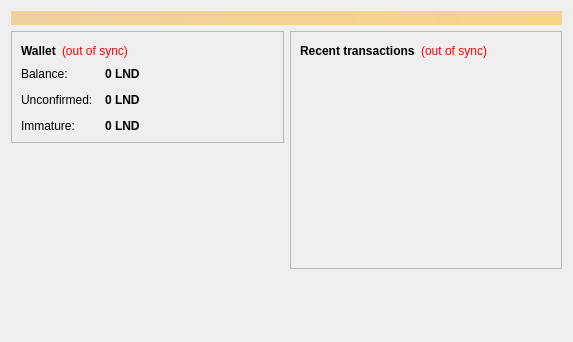
<?xml version="1.0" encoding="UTF-8"?>
<ui version="4.0">
 <class>OverviewPage</class>
 <widget class="QWidget" name="OverviewPage">
  <property name="geometry">
   <rect>
    <x>0</x>
    <y>0</y>
    <width>573</width>
    <height>342</height>
   </rect>
  </property>
  <property name="windowTitle">
   <string>Form</string>
  </property>
  <layout class="QVBoxLayout" name="topLayout">
   <item>
    <widget class="QLabel" name="labelAlerts">
     <property name="visible">
      <bool>false</bool>
     </property>
     <property name="styleSheet">
      <string notr="true">background-color: qlineargradient(x1: 0, y1: 0, x2: 1, y2: 0, stop:0 #F0D0A0, stop:1 #F8D488); color:#000000;</string>
     </property>
     <property name="wordWrap">
      <bool>true</bool>
     </property>
     <property name="margin">
      <number>3</number>
     </property>
    </widget>
   </item>
   <item>
    <layout class="QHBoxLayout" name="horizontalLayout" stretch="1,1">
     <item>
      <layout class="QVBoxLayout" name="verticalLayout_2">
       <item>
        <widget class="QFrame" name="frame">
         <property name="frameShape">
          <enum>QFrame::StyledPanel</enum>
         </property>
         <property name="frameShadow">
          <enum>QFrame::Raised</enum>
         </property>
         <layout class="QVBoxLayout" name="verticalLayout_4">
          <item>
           <layout class="QHBoxLayout" name="horizontalLayout_4">
            <item>
             <widget class="QLabel" name="label_5">
              <property name="font">
               <font>
                <weight>75</weight>
                <bold>true</bold>
               </font>
              </property>
              <property name="text">
               <string>Wallet</string>
              </property>
             </widget>
            </item>
            <item>
             <widget class="QLabel" name="labelWalletStatus">
              <property name="toolTip">
               <string>The displayed information may be out of date. Your wallet automatically synchronizes with the Landcoin network after a connection is established, but this process has not completed yet.</string>
              </property>
              <property name="styleSheet">
               <string notr="true">QLabel { color: red; }</string>
              </property>
              <property name="text">
               <string notr="true">(out of sync)</string>
              </property>
              <property name="alignment">
               <set>Qt::AlignLeading|Qt::AlignLeft|Qt::AlignVCenter</set>
              </property>
             </widget>
            </item>
            <item>
             <spacer name="horizontalSpacer_2">
              <property name="orientation">
               <enum>Qt::Horizontal</enum>
              </property>
              <property name="sizeHint" stdset="0">
               <size>
                <width>40</width>
                <height>20</height>
               </size>
              </property>
             </spacer>
            </item>
           </layout>
          </item>
          <item>
           <layout class="QFormLayout" name="formLayout_2">
            <property name="fieldGrowthPolicy">
             <enum>QFormLayout::AllNonFixedFieldsGrow</enum>
            </property>
            <property name="horizontalSpacing">
             <number>12</number>
            </property>
            <property name="verticalSpacing">
             <number>12</number>
            </property>
            <item row="0" column="0">
             <widget class="QLabel" name="label">
              <property name="text">
               <string>Balance:</string>
              </property>
             </widget>
            </item>
            <item row="0" column="1">
             <widget class="QLabel" name="labelBalance">
              <property name="font">
               <font>
                <weight>75</weight>
                <bold>true</bold>
               </font>
              </property>
              <property name="cursor">
               <cursorShape>IBeamCursor</cursorShape>
              </property>
              <property name="toolTip">
               <string>Your current balance</string>
              </property>
              <property name="text">
               <string notr="true">0 LND</string>
              </property>
              <property name="textInteractionFlags">
               <set>Qt::LinksAccessibleByMouse|Qt::TextSelectableByKeyboard|Qt::TextSelectableByMouse</set>
              </property>
             </widget>
            </item>
            <item row="1" column="0">
             <widget class="QLabel" name="label_3">
              <property name="text">
               <string>Unconfirmed:</string>
              </property>
             </widget>
            </item>
            <item row="1" column="1">
             <widget class="QLabel" name="labelUnconfirmed">
              <property name="font">
               <font>
                <weight>75</weight>
                <bold>true</bold>
               </font>
              </property>
              <property name="cursor">
               <cursorShape>IBeamCursor</cursorShape>
              </property>
              <property name="toolTip">
               <string>Total of transactions that have yet to be confirmed, and do not yet count toward the current balance</string>
              </property>
              <property name="text">
               <string notr="true">0 LND</string>
              </property>
              <property name="textInteractionFlags">
               <set>Qt::LinksAccessibleByMouse|Qt::TextSelectableByKeyboard|Qt::TextSelectableByMouse</set>
              </property>
             </widget>
            </item>
            <item row="2" column="0">
             <widget class="QLabel" name="labelImmatureText">
              <property name="text">
               <string>Immature:</string>
              </property>
             </widget>
            </item>
            <item row="2" column="1">
             <widget class="QLabel" name="labelImmature">
              <property name="font">
               <font>
                <weight>75</weight>
                <bold>true</bold>
               </font>
              </property>
              <property name="toolTip">
               <string>Mined balance that has not yet matured</string>
              </property>
              <property name="text">
               <string notr="true">0 LND</string>
              </property>
              <property name="textInteractionFlags">
               <set>Qt::LinksAccessibleByMouse|Qt::TextSelectableByKeyboard|Qt::TextSelectableByMouse</set>
              </property>
             </widget>
            </item>
           </layout>
          </item>
         </layout>
        </widget>
       </item>
       <item>
        <spacer name="verticalSpacer">
         <property name="orientation">
          <enum>Qt::Vertical</enum>
         </property>
         <property name="sizeHint" stdset="0">
          <size>
           <width>20</width>
           <height>40</height>
          </size>
         </property>
        </spacer>
       </item>
      </layout>
     </item>
     <item>
      <layout class="QVBoxLayout" name="verticalLayout_3">
       <item>
        <widget class="QFrame" name="frame_2">
         <property name="frameShape">
          <enum>QFrame::StyledPanel</enum>
         </property>
         <property name="frameShadow">
          <enum>QFrame::Raised</enum>
         </property>
         <layout class="QVBoxLayout" name="verticalLayout">
          <item>
           <layout class="QHBoxLayout" name="horizontalLayout_2">
            <item>
             <widget class="QLabel" name="label_4">
              <property name="text">
               <string>&lt;b&gt;Recent transactions&lt;/b&gt;</string>
              </property>
             </widget>
            </item>
            <item>
             <widget class="QLabel" name="labelTransactionsStatus">
              <property name="toolTip">
               <string>The displayed information may be out of date. Your wallet automatically synchronizes with the Landcoin network after a connection is established, but this process has not completed yet.</string>
              </property>
              <property name="styleSheet">
               <string notr="true">QLabel { color: red; }</string>
              </property>
              <property name="text">
               <string notr="true">(out of sync)</string>
              </property>
              <property name="alignment">
               <set>Qt::AlignRight|Qt::AlignTrailing|Qt::AlignVCenter</set>
              </property>
             </widget>
            </item>
            <item>
             <spacer name="horizontalSpacer">
              <property name="orientation">
               <enum>Qt::Horizontal</enum>
              </property>
              <property name="sizeHint" stdset="0">
               <size>
                <width>40</width>
                <height>20</height>
               </size>
              </property>
             </spacer>
            </item>
           </layout>
          </item>
          <item>
           <widget class="QListView" name="listTransactions">
            <property name="styleSheet">
             <string notr="true">QListView { background: transparent; }</string>
            </property>
            <property name="frameShape">
             <enum>QFrame::NoFrame</enum>
            </property>
            <property name="verticalScrollBarPolicy">
             <enum>Qt::ScrollBarAlwaysOff</enum>
            </property>
            <property name="horizontalScrollBarPolicy">
             <enum>Qt::ScrollBarAlwaysOff</enum>
            </property>
            <property name="selectionMode">
             <enum>QAbstractItemView::NoSelection</enum>
            </property>
           </widget>
          </item>
         </layout>
        </widget>
       </item>
       <item>
        <spacer name="verticalSpacer_2">
         <property name="orientation">
          <enum>Qt::Vertical</enum>
         </property>
         <property name="sizeHint" stdset="0">
          <size>
           <width>20</width>
           <height>40</height>
          </size>
         </property>
        </spacer>
       </item>
      </layout>
     </item>
    </layout>
   </item>
  </layout>
 </widget>
 <resources/>
 <connections/>
</ui>
